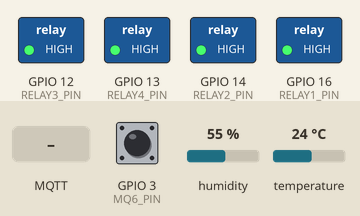
Simulated run of this sketch. Board: ESP8266 (NodeMCU). Parts: switched loads named in the sketch (green lamp = pin HIGH). The test bench sets the inputs (shaded band); at power-on: GPIO 3 (MQ6_PIN) HIGH, humidity 55 %, temperature 24 °C. WiFi joins after 1.5 s; servers stay silent unless stated; no MQTT or app messages arrive unless stated; what the sketch prints to the serial monitor is not drawn.

Above: at 2.7 s.
2.8 s: MQTT message "1" arrives on the first subscribed topic
At 4.0 s:
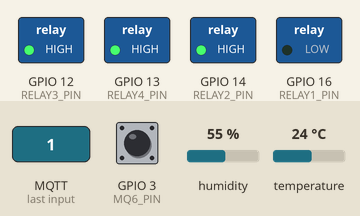
4.3 s: MQTT message "1" arrives on the second subscribed topic
At 5.4 s:
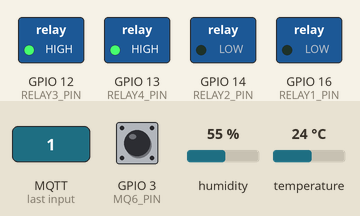
5.8 s: MQTT message "0" arrives on the first subscribed topic
At 6.5 s:
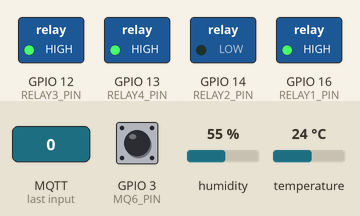
7.3 s: MQTT message "1" arrives on the third subscribed topic
At 7.6 s:
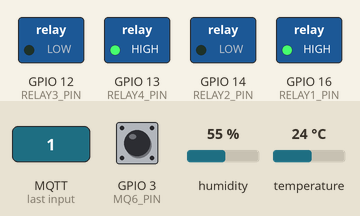
8.8 s: MQTT message "on" arrives on the first subscribed topic
At 10.0 s:
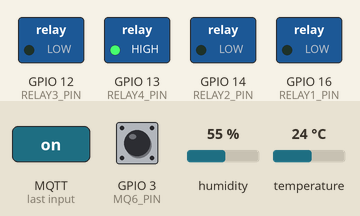
10.3 s: MQTT message "0" arrives on the second subscribed topic
At 11.1 s:
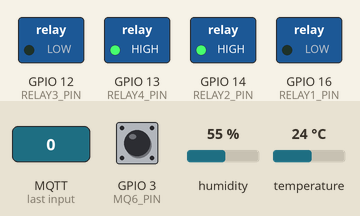
Timing chart, 0 to 12.8 s (numbered marks = the images above; inputs shaded):
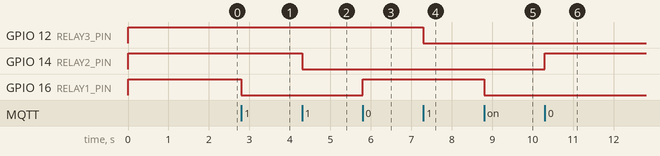

Measured:
- after the input at 2.8 s, GPIO 16 (RELAY1_PIN): HIGH → LOW at once
- after the input at 4.3 s, GPIO 14 (RELAY2_PIN): HIGH → LOW at once
- after the input at 5.8 s, GPIO 16 (RELAY1_PIN): LOW → HIGH at once
- after the input at 7.3 s, GPIO 12 (RELAY3_PIN): HIGH → LOW at once
- after the input at 8.8 s, GPIO 16 (RELAY1_PIN): HIGH → LOW at once
- after the input at 10.3 s, GPIO 14 (RELAY2_PIN): LOW → HIGH at once

The sketch:

ArduinoCode.ino
```cpp
#include <ESP8266WiFi.h>
#include <ESP8266mDNS.h>
#include <ArduinoOTA.h>
#include <PubSubClient.h>
#include <Adafruit_AHTX0.h>

// ─── Credentials ─────────────────────────────────────────────────────────────
const char* WIFI_SSID = "YOUR_INTERNET";
const char* WIFI_PASS = "YOUR_PASSWORD";

const char* MQTT_HOST  = "broker.hivemq.com";
const int   MQTT_PORT  = 1883;
const char* MQTT_USER  = "";
const char* MQTT_PASS  = "";
const char* BASE_TOPIC = "nexhome";

// ─── Timing ──────────────────────────────────────────────────────────────────
const unsigned long SENSOR_INTERVAL = 3000;

// ─── Pins ────────────────────────────────────────────────────────────────────
#define RELAY1_PIN 16
#define RELAY2_PIN 14
#define RELAY3_PIN 12
#define RELAY4_PIN 13
#define MQ6_PIN    3

#define RELAY_ACTIVE_LOW true

// ─── Objects ─────────────────────────────────────────────────────────────────
Adafruit_AHTX0 aht;
WiFiClient     espClient;
PubSubClient   mqtt(espClient);

String clientId;

// ─── Relay state ─────────────────────────────────────────────────────────────
bool      relayState[5] = {false, false, false, false, false};
const int relayPins[5]  = {0, RELAY1_PIN, RELAY2_PIN, RELAY3_PIN, RELAY4_PIN};

// ─── Timers ──────────────────────────────────────────────────────────────────
unsigned long lastSensorPublish    = 0;
unsigned long lastReconnectAttempt = 0;

// ─────────────────────────────────────────────────────────────────────────────
void setup() {
  Serial.begin(115200);
  Serial.println(F("\n[Boot] Starting..."));

  // Relay pins
  for (int i = 1; i <= 4; i++) {
    pinMode(relayPins[i], OUTPUT);
    setRelay(i, false);
  }
  pinMode(MQ6_PIN, INPUT);

  // Wi-Fi
  connectWifi();

  // AHT20
  if (!aht.begin()) {
    Serial.println(F("[AHT20] Not found — check wiring!"));
  } else {
    Serial.println(F("[AHT20] Ready."));
  }

  // OTA
  setupOTA();

  // MQTT
  clientId = "nexhome-" + String(ESP.getChipId(), HEX);
  mqtt.setServer(MQTT_HOST, MQTT_PORT);
  mqtt.setCallback(mqttCallback);
  mqtt.setKeepAlive(30);
  mqtt.setSocketTimeout(10);

  connectMQTT();
}

// ─────────────────────────────────────────────────────────────────────────────
void loop() {
  // OTA must be first
  ArduinoOTA.handle();

  // Wi-Fi watchdog
  if (WiFi.status() != WL_CONNECTED) {
    connectWifi();
    return;
  }

  // MQTT reconnect with back-off
  if (!mqtt.connected()) {
    unsigned long now = millis();
    if (now - lastReconnectAttempt > 5000) {
      lastReconnectAttempt = now;
      connectMQTT();
    }
  } else {
    mqtt.loop();
  }

  // Periodic sensor publish
  unsigned long now = millis();
  if (now - lastSensorPublish >= SENSOR_INTERVAL) {
    lastSensorPublish = now;
    publishSensors();
  }
}

// ─────────────────────────────────────────────────────────────────────────────
//  Wi-Fi
// ─────────────────────────────────────────────────────────────────────────────
void connectWifi() {
  WiFi.mode(WIFI_STA);
  WiFi.begin(WIFI_SSID, WIFI_PASS);
  Serial.print(F("[WiFi] Connecting"));

  int attempts = 0;
  while (WiFi.status() != WL_CONNECTED && attempts < 40) {
    delay(500);
    Serial.print(".");
    attempts++;
  }

  if (WiFi.status() == WL_CONNECTED) {
    Serial.print(F("\n[WiFi] Connected — IP: "));
    Serial.println(WiFi.localIP());
  } else {
    Serial.println(F("\n[WiFi] Failed to connect."));
  }
}

// ─────────────────────────────────────────────────────────────────────────────
//  OTA setup
// ─────────────────────────────────────────────────────────────────────────────
void setupOTA() {
  // Hostname that appears in Arduino IDE → Tools → Port
  ArduinoOTA.setHostname("nexhome-node");

  // Optional password to prevent unauthorized flashing:
  // ArduinoOTA.setPassword("admin");

  ArduinoOTA.onStart([]() {
    String type = (ArduinoOTA.getCommand() == U_FLASH) ? "firmware" : "filesystem";
    Serial.println("[OTA] Start: " + type);
  });

  ArduinoOTA.onEnd([]() {
    Serial.println(F("\n[OTA] Done — rebooting."));
  });

  ArduinoOTA.onProgress([](unsigned int progress, unsigned int total) {
    Serial.printf("[OTA] Progress: %u%%\r", (progress / (total / 100)));
  });

  ArduinoOTA.onError([](ota_error_t error) {
    Serial.printf("[OTA] Error[%u]: ", error);
    if      (error == OTA_AUTH_ERROR)    Serial.println(F("Auth Failed"));
    else if (error == OTA_BEGIN_ERROR)   Serial.println(F("Begin Failed"));
    else if (error == OTA_CONNECT_ERROR) Serial.println(F("Connect Failed"));
    else if (error == OTA_RECEIVE_ERROR) Serial.println(F("Receive Failed"));
    else if (error == OTA_END_ERROR)     Serial.println(F("End Failed"));
  });

  ArduinoOTA.begin();
  Serial.println(F("[OTA] Ready."));
}

// ─────────────────────────────────────────────────────────────────────────────
//  MQTT
// ─────────────────────────────────────────────────────────────────────────────
void connectMQTT() {
  String lwtTopic = String(BASE_TOPIC) + "/status";

  bool connected;
  if (strlen(MQTT_USER) > 0) {
    connected = mqtt.connect(clientId.c_str(), MQTT_USER, MQTT_PASS,
                             lwtTopic.c_str(), 1, true, "offline");
  } else {
    connected = mqtt.connect(clientId.c_str(), NULL, NULL,
                             lwtTopic.c_str(), 1, true, "offline");
  }

  if (connected) {
    mqtt.publish(lwtTopic.c_str(), "online", true);

    for (int i = 1; i <= 4; i++) {
      String topic = String(BASE_TOPIC) + "/relay/" + i;
      mqtt.subscribe(topic.c_str());
    }

    for (int i = 1; i <= 4; i++) {
      publishRelayState(i);
    }

    Serial.println(F("[MQTT] Connected."));
  } else {
    Serial.print(F("[MQTT] Failed, rc="));
    Serial.println(mqtt.state());
  }
}

void mqttCallback(char* topic, byte* payload, unsigned int length) {
  String t   = String(topic);
  String msg = "";
  for (unsigned int i = 0; i < length; i++) msg += (char)payload[i];

  for (int i = 1; i <= 4; i++) {
    String relayTopic = String(BASE_TOPIC) + "/relay/" + i;
    if (t == relayTopic) {
      bool on = (msg == "1" || msg == "on" || msg == "ON" || msg == "true");
      setRelay(i, on);
      publishRelayState(i);
      break;
    }
  }
}

// ─────────────────────────────────────────────────────────────────────────────
//  Relay helpers
// ─────────────────────────────────────────────────────────────────────────────
void setRelay(int num, bool on) {
  relayState[num] = on;
  bool pinLevel   = RELAY_ACTIVE_LOW ? !on : on;
  digitalWrite(relayPins[num], pinLevel ? HIGH : LOW);
}
void publishRelayState(int num) {
  String topic   = String(BASE_TOPIC) + "/relay/" + num + "/state";
  String payload = relayState[num] ? "1" : "0";
  mqtt.publish(topic.c_str(), payload.c_str(), true);
}

// ─────────────────────────────────────────────────────────────────────────────
//  Sensors
// ─────────────────────────────────────────────────────────────────────────────
void publishSensors() {
  sensors_event_t humidity_event, temp_event;
  aht.getEvent(&humidity_event, &temp_event);

  float temp = temp_event.temperature;
  float hum  = humidity_event.relative_humidity;

  if (!isnan(temp) && !isnan(hum)) {
    String json = "{\"temp\":";
    json += String(temp, 1);
    json += ",\"hum\":";
    json += String(hum, 1);
    json += "}";

    mqtt.publish((String(BASE_TOPIC) + "/sensors/dht").c_str(), json.c_str());
  }

  int    gasState   = digitalRead(MQ6_PIN);
  String gasPayload = (gasState == LOW) ? "1" : "0";
  mqtt.publish((String(BASE_TOPIC) + "/sensors/gas").c_str(), gasPayload.c_str());
}
```
